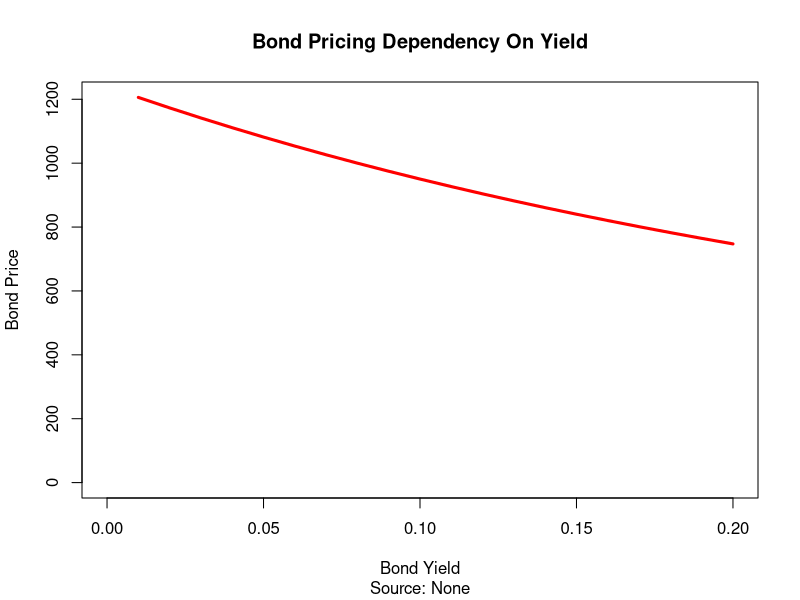

Write R code to recreate this figure.
# Function to plot a relationship between rate and price
bond.plt <- function(P, C = 0, ytm, f = 1, l.bound.r = 0, h.bound.r = 100){
  
  # Empty lists for yields and prices
  l.r <- 0
  l.B.prices <- 0
  
  # For each yield value
  for (n in l.bound.r:h.bound.r){ r <- 0.01 * (1 * n)
    
    # Denominator
    d <- (1 + r/f) ^ ytm * f
    
    # Add rate value to list
    l.r <- c(l.r, r)
    
    # Coupon part
    C.part <- (C * P) / f
    
    # Rate part
    r.part <- ((f/r) - f/(r * d))
    
    # Principle part
    P.part <- P / d
    
    # Bond price
    B.price = C.part * r.part + P.part
    
    # Add bond price value to list
    l.B.prices <- c(l.B.prices, B.price) }
  
  # Generate plot
  plot(x = l.r,
       y = l.B.prices,
       type = "l",
       xlab = "Bond Yield",
       ylab = "Bond Price",
       main = "Bond Pricing Dependency On Yield",
       sub = "Source: None",
       col = "red",
       lwd = 3)
  #ylim = c(min(l.B.prices), max(l.B.prices))
}
# Test
bond.plt(P = 1000, C = 0.08, ytm = 3, f = 1, l.bound.r = 0, h.bound.r = 20)
